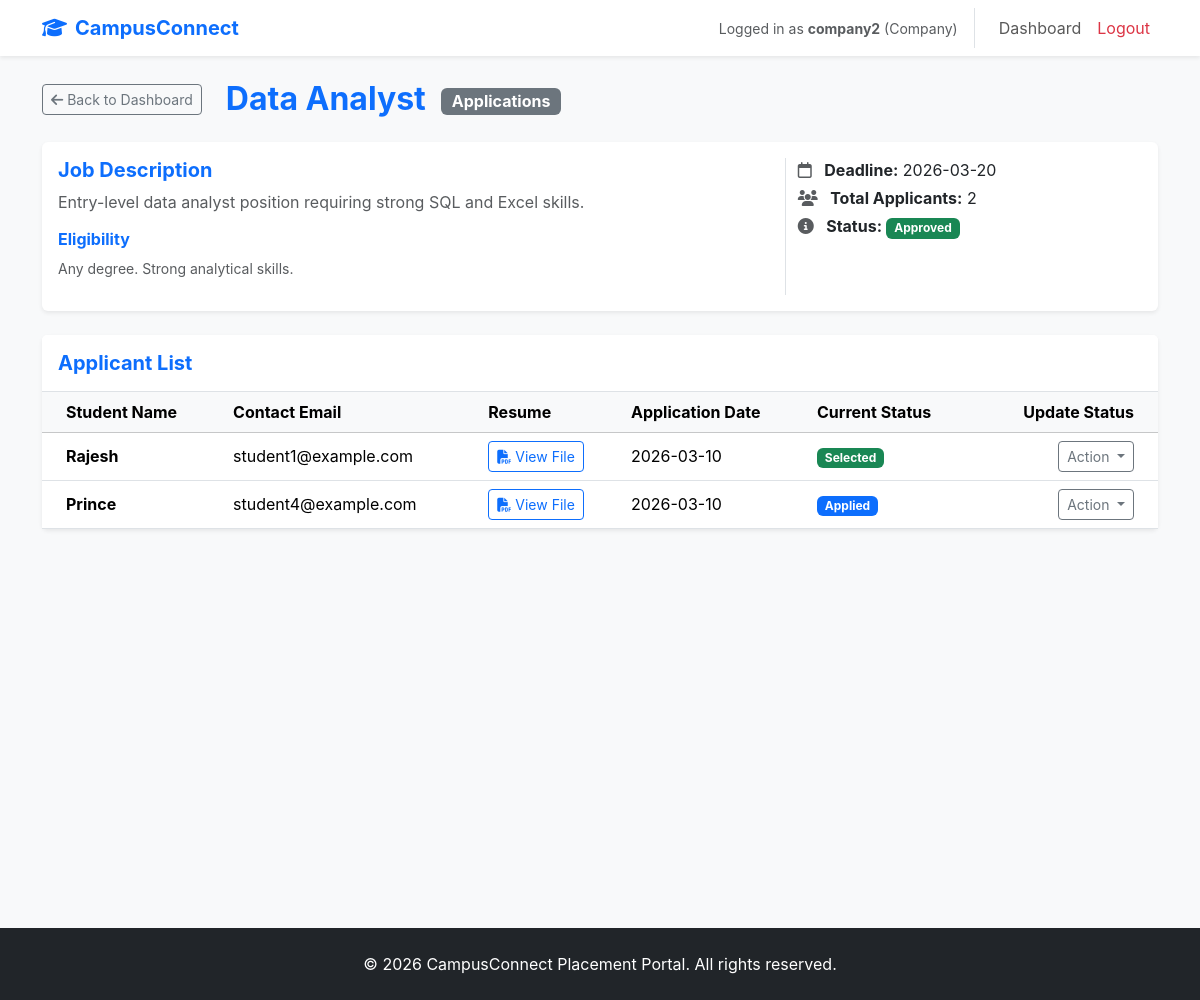
/company/drive/2 (signed in), run on the app's committed database.
### system/models.py (models this page shows, shortened)
class User(UserMixin, db.Model):
    __tablename__ = 'users'
    id = db.Column(db.Integer, primary_key=True)
    username = db.Column(db.String(120), unique=True, nullable=False)
    email = db.Column(db.String(120), unique=True, nullable=False)
    password_hash = db.Column(db.String(128), nullable=False)
    role = db.Column(db.String(20), nullable=False) # 'Admin', 'Company', 'Student'
    is_active = db.Column(db.Boolean, default=True)
    company_profile = db.relationship('Company', back_populates='user', uselist=False, cascade="all, delete-orphan")
    student_profile = db.relationship('Student', back_populates='user', uselist=False, cascade="all, delete-orphan")

class Drive(db.Model):
    __tablename__ = 'drives'
    id = db.Column(db.Integer, primary_key=True)
    company_id = db.Column(db.Integer, db.ForeignKey('companies.id', ondelete='CASCADE'), nullable=False)
    title = db.Column(db.String(120), nullable=False)
    description = db.Column(db.Text, nullable=False)
    eligibility = db.Column(db.Text)
    deadline = db.Column(db.DateTime)
    status = db.Column(db.String(20), default='Pending') # Pending, Approved, Closed
    created_at = db.Column(db.DateTime, server_default=func.now())
    company = db.relationship('Company', back_populates='drives')
    applications = db.relationship('Application', back_populates='drive', cascade="all, delete-orphan")

class Application(db.Model):
    __tablename__ = 'applications'
    id = db.Column(db.Integer, primary_key=True)
    student_id = db.Column(db.Integer, db.ForeignKey('students.id', ondelete='CASCADE'), nullable=False)
    drive_id = db.Column(db.Integer, db.ForeignKey('drives.id', ondelete='CASCADE'), nullable=False)
    status = db.Column(db.String(20), default='Applied') # Applied, Shortlisted, Selected, Rejected
    application_date = db.Column(db.DateTime, server_default=func.now())
    __table_args__ = (db.UniqueConstraint('student_id', 'drive_id', name='_student_drive_uc'),)
    student = db.relationship('Student', back_populates='applications')
    drive = db.relationship('Drive', back_populates='applications')

class Student(db.Model):
    __tablename__ = 'students'
    id = db.Column(db.Integer, primary_key=True)
    user_id = db.Column(db.Integer, db.ForeignKey('users.id', ondelete='CASCADE'), nullable=False)
    name = db.Column(db.String(120), nullable=False)
    contact = db.Column(db.String(120))
    resume_file = db.Column(db.String(120))
    user = db.relationship('User', back_populates='student_profile')
    applications = db.relationship('Application', back_populates='student', cascade="all, delete-orphan")

### system/routes.py (the view)
@app.route('/company/drive/<int:drive_id>')
@login_required
@roles_required('Company')
def view_drive_applications(drive_id):
    drive = Drive.query.get_or_404(drive_id)
    if drive.company_id != current_user.company_profile.id:
        abort(403)
    applications = Application.query.filter_by(drive_id=drive.id).all()
    return render_template('company/drive_applications.html', title=drive.title, drive=drive, applications=applications)

### system/__init__.py (called while the page is built)
@login_manager.user_loader
def load_user(user_id):
    return User.query.get(int(user_id))

### utils/decorator.py (called while the page is built)
def roles_required(*roles):
    def decorator(f):
        @wraps(f)
        def decorated_func(*args, **kwargs):
            if not current_user.is_authenticated or current_user.role not in roles:
                abort(403)
            return f(*args, **kwargs)
        return decorated_func
    return decorator

### system/templates/company/drive_applications.html (shortened to what this page needs)
{% extends "base.html" %}
{% block content %}
<div class="row align-items-center mb-4 mt-3">
    <div class="col-auto">
        <a href="{{ url_for('company_dashboard') }}" class="btn btn-outline-secondary btn-sm"><i class="fa-solid fa-arrow-left"></i> Back to Dashboard</a>
    </div>
    <div class="col">
        <h2 class="fw-bold mb-0">{{ drive.title }} <span class="badge bg-secondary fs-6 align-middle ms-2">Applications</span></h2>
    </div>
</div>
<div class="card shadow-sm border-0 mb-4">
    <div class="card-body">
        <div class="row">
            <div class="col-md-8">
                <h5 class="fw-bold text-primary">Job Description</h5>
                <p class="text-muted mb-2">{{ drive.description }}</p>
                <h6 class="fw-bold mt-3">Eligibility</h6>
                <p class="text-muted small">{{ drive.eligibility }}</p>
            </div>
            <div class="col-md-4 border-start">
                <p class="mb-1"><i class="fa-regular fa-calendar me-2 text-muted"></i> <strong>Deadline:</strong> {{ drive.deadline.strftime('%Y-%m-%d') if drive.deadline else 'Not Set' }}</p>
                <p class="mb-1"><i class="fa-solid fa-users me-2 text-muted"></i> <strong>Total Applicants:</strong> {{ applications|length }}</p>
                <p class="mb-0">
                    <i class="fa-solid fa-info-circle me-2 text-muted"></i> <strong>Status:</strong>
                    <span class="badge bg-{{ 'success' if drive.status == 'Approved' else 'warning text-dark' if drive.status == 'Pending' else 'secondary' }}">{{ drive.status }}</span>
                </p>
            </div>
        </div>
    </div>
</div>
<div class="card shadow-sm border-0">
    <div class="card-header bg-white border-bottom pt-3 pb-3">
        <h5 class="mb-0 fw-bold">Applicant List</h5>
    </div>
    <div class="card-body p-0">
        {% if applications %}
        <div class="table-responsive">
            <table class="table table-hover mb-0 align-middle">
                <thead class="table-light">
                    <tr>
                        <th class="ps-4">Student Name</th>
                        <th>Contact Email</th>
                        <th>Resume</th>
                        <th>Application Date</th>
                        <th>Current Status</th>
                        <th class="text-end pe-4">Update Status</th>
                    </tr>
                </thead>
                <tbody>
                    {% for app in applications %}
                    <tr>
                        <td class="ps-4 fw-bold">{{ app.student.name }}</td>
                        <td>{{ app.student.user.email }}</td>
                        <td>
                            {% if app.student.resume_file %}
                                <a href="{{ url_for('static', filename='resumes/' + app.student.resume_file) }}" target="_blank" class="btn btn-sm btn-outline-primary"><i class="fa-solid fa-file-pdf me-1"></i>View File</a>
                            {% else %}
                                <span class="text-muted small"><i class="fa-solid fa-ban me-1"></i>Not Provided</span>
                            {% endif %}
                        </td>
                        <td>{{ app.application_date.strftime('%Y-%m-%d') }}</td>
                        <td>
                            {% set badge_color = 'secondary' %}
                            {% if app.status == 'Shortlisted' %}{% set badge_color = 'info text-dark' %}{% endif %}
                            {% if app.status == 'Selected' %}{% set badge_color = 'success' %}{% endif %}
                            {% if app.status == 'Rejected' %}{% set badge_color = 'danger' %}{% endif %}
                            {% if app.status == 'Applied' %}{% set badge_color = 'primary' %}{% endif %}
                            <span class="badge bg-{{ badge_color }}">{{ app.status }}</span>
                        </td>
                        <td class="text-end pe-4">
                            {% if drive.status != 'Closed' %}
                            <div class="dropdown">
                                <button class="btn btn-sm btn-outline-secondary dropdown-toggle" type="button" data-bs-toggle="dropdown" aria-expanded="false">
                                    Action
                                </button>
                            </div>
                            {% else %}
                            <span class="text-muted small">Drive Closed</span>
                            {% endif %}
                        </td>
                    </tr>
                    {% endfor %}
                </tbody>
            </table>
        </div>
        {% else %}
        <div class="text-center py-5">
            <i class="fa-solid fa-user-xmark text-muted fs-1 mb-3"></i>
            <h5 class="text-muted">No applications yet</h5>
            <p class="text-muted small">Students haven't applied to this drive.</p>
        </div>
        {% endif %}
    </div>
</div>
{% endblock %}

### system/templates/base.html (shortened to what this page needs)
<!DOCTYPE html>
<html lang="en">
<head>
    <link href="https://cdn.jsdelivr.net/npm/bootstrap@5.3.2/dist/css/bootstrap.min.css" rel="stylesheet">
    <link href="https://cdnjs.cloudflare.com/ajax/libs/font-awesome/6.4.2/css/all.min.css" rel="stylesheet">
</head>
<body>
    <nav class="navbar navbar-expand-lg navbar-light bg-white shadow-sm mb-4">
        <div class="container">
            <a class="navbar-brand" href="{{ url_for('home') }}">
                <i class="fa-solid fa-graduation-cap me-2"></i>CampusConnect
            </a>
            <div class="collapse navbar-collapse" id="navbarNav">
                <ul class="navbar-nav ms-auto">
                    {% if current_user.is_authenticated %}
                    <li class="nav-item border-end pe-3 me-3 d-flex align-items-center">
                        <span class="text-muted small">Logged in as <strong>{{ current_user.username }}</strong> ({{
                            current_user.role }})</span>
                    </li>
                    {% if current_user.role == 'Admin' %}
                    <li class="nav-item"><a class="nav-link" href="{{ url_for('admin_dashboard') }}">Dashboard</a></li>
                    {% elif current_user.role == 'Company' %}
                    <li class="nav-item"><a class="nav-link" href="{{ url_for('company_dashboard') }}">Dashboard</a>
                    </li>
                    {% elif current_user.role == 'Student' %}
                    <li class="nav-item"><a class="nav-link" href="{{ url_for('student_dashboard') }}">Dashboard</a>
                    </li>
                    {% endif %}
                    <li class="nav-item">
                        <a class="nav-link text-danger" href="{{ url_for('logout') }}">Logout</a>
                    </li>
                    {% endif %}
                </ul>
            </div>
        </div>
    </nav>
    <main class="container container-content min-vh-100">
        {% block content %}{% endblock %}
    </main>
    <footer class="bg-dark text-white text-center py-4 mt-5">
        <p class="mb-0">&copy; 2026 CampusConnect Placement Portal. All rights reserved.</p>
    </footer>
</body>
</html>

### system/templates/base.html (style rules this page uses)
body { font-family: 'Inter', sans-serif; background-color: #f8f9fa; }
.navbar-brand { font-weight: 700; color: #0d6efd !important; }
h1, h2, h3, h4, h5, h6 { color: #0d6efd; font-weight: 600; }

### data on the page
User: username "company2", role "Company"
Drive: title "Data Analyst", description "Entry-level data analyst position requiring strong SQL and Excel skills.", eligibility "Any degree. Strong analytical skills.", deadline "2026-03-20", status "Approved"
Application: student.name "Rajesh", student.user.email "student1@example.com", application_date "2026-03-10", status "Selected"
Application: student.name "Prince", student.user.email "student4@example.com", application_date "2026-03-10", status "Applied"

### other printed values
{{ applications|length }} "2"
